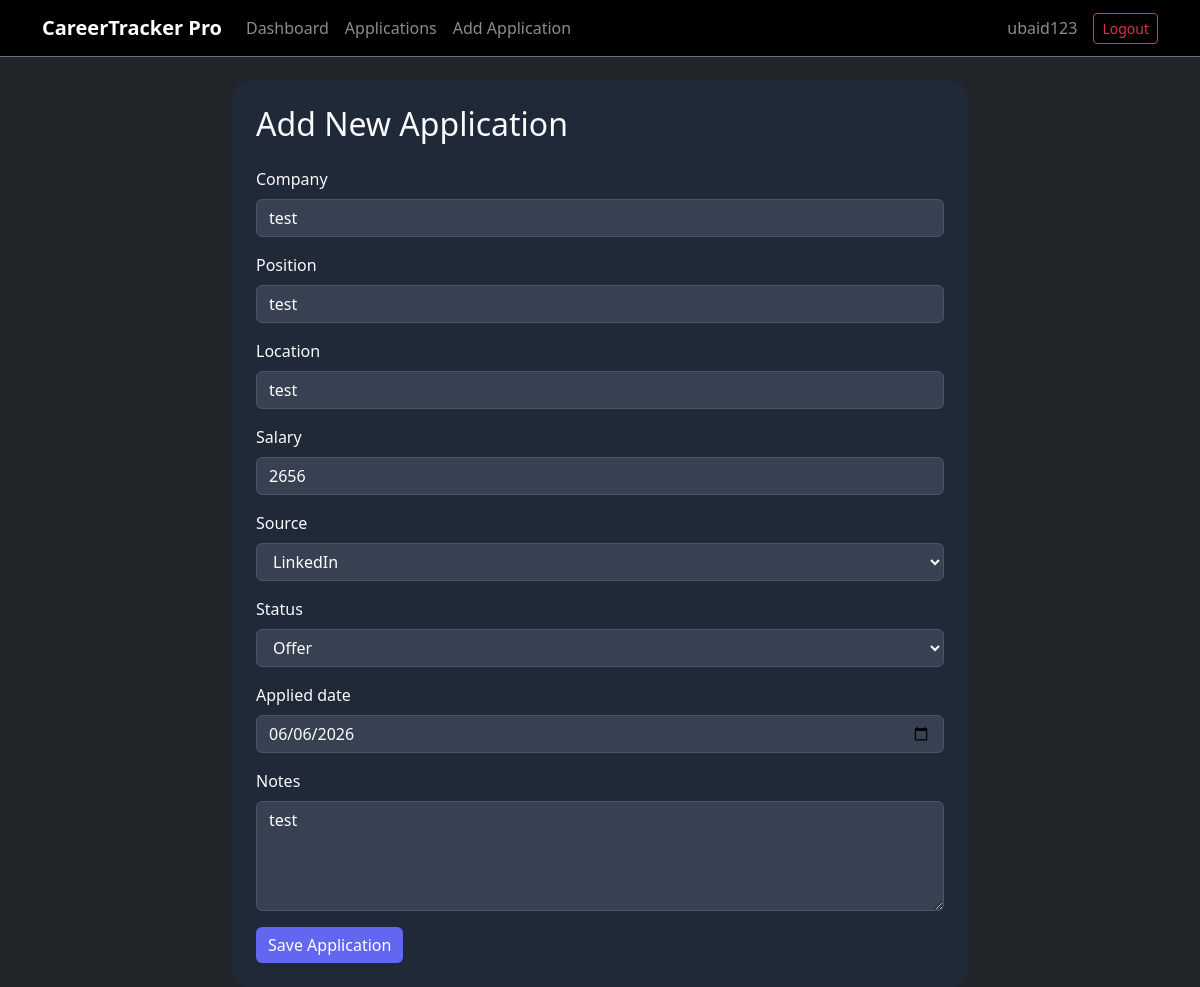
/applications/5/edit/ (signed in), run on the app's committed database.
### tracker/models.py (models this page shows, shortened)
class Application(models.Model):
    user = models.ForeignKey(
        User,
        on_delete=models.CASCADE,
        null=True,
        blank=True
    )
    STATUS_CHOICES = [
        ('Applied', 'Applied'),
        ('Screening', 'Screening'),
        ('Interview', 'Interview'),
        ('Offer', 'Offer'),
        ('Rejected', 'Rejected'),
    ]
    SOURCE_CHOICES = [
        ('LinkedIn', 'LinkedIn'),
        ('Rozee', 'Rozee'),
        ('Indeed', 'Indeed'),
        ('Referral', 'Referral'),
        ('Company Website', 'Company Website'),
    ]
    company = models.CharField(max_length=200)
    position = models.CharField(max_length=200)
    location = models.CharField(max_length=200, blank=True)
    salary = models.CharField(
        max_length=100,
        blank=True
    )
    source = models.CharField(
        max_length=50,
        choices=SOURCE_CHOICES
    )
    status = models.CharField(
        max_length=50,
        choices=STATUS_CHOICES,
        default='Applied'
    )
    applied_date = models.DateField()
    notes = models.TextField(
        blank=True
    )
    interview_date = models.DateField(
        null=True,
        blank=True
    )
    interview_time = models.TimeField(
        null=True,
        blank=True
    )
    created_at = models.DateTimeField(
        auto_now_add=True
    )
    updated_at = models.DateTimeField(
        auto_now=True
    )

### tracker/views.py (the view)
@login_required
def application_update(request, pk):
    application = get_object_or_404(
        Application,
        pk=pk,
        user=request.user
    )
    if request.method == "POST":
        form = ApplicationForm(
            request.POST,
            instance=application
        )
        if form.is_valid():
            form.save()
            return redirect(
                "application_list"
            )
    else:
        form = ApplicationForm(
            instance=application
        )
    return render(
        request,
        "tracker/application_form.html",
        {
            "form": form
        }
    )

### tracker/templates/tracker/application_form.html (shortened to what this page needs)
{% extends 'tracker/base.html' %}
{% block content %}
<div class="row justify-content-center">
    <div class="col-lg-8">
        <div class="card p-4">
            <h2 class="mb-4">
                Add New Application
            </h2>
            <form method="post">
                {% for field in form %}
                <div class="mb-3">
                    <label class="form-label">
                        {{ field.label }}
                    </label>
                    {{ field }}
                </div>
                {% endfor %}
                <button
                    type="submit"
                    class="btn btn-primary">
                    Save Application
                </button>
            </form>
        </div>
    </div>
</div>
{% endblock %}

### tracker/templates/tracker/navbar.html (shortened to what this page needs)
<nav class="navbar navbar-expand-lg navbar-dark bg-black border-bottom border-secondary">
    <div class="container">
        <a class="navbar-brand fw-bold"
           href="/">
            CareerTracker Pro
        </a>
        <div class="collapse navbar-collapse"
             id="navbarNav">
            <ul class="navbar-nav me-auto">
                <li class="nav-item">
                    <a class="nav-link"
                       href="/">
                        Dashboard
                    </a>
                </li>
                <li class="nav-item">
                    <a class="nav-link"
                       href="{% url 'application_list' %}">
                        Applications
                    </a>
                </li>
                <li class="nav-item">
                    <a class="nav-link"
                       href="{% url 'application_create' %}">
                        Add Application
                    </a>
                </li>
            </ul>
            {% if user.is_authenticated %}
            <span class="navbar-text me-3">
                {{ user.username }}
            </span>
            <form method="post"
                  action="{% url 'logout' %}">
                <button
                    type="submit"
                    class="btn btn-outline-danger btn-sm">
                    Logout
                </button>
            </form>
            {% endif %}
        </div>
    </div>
</nav>

### tracker/templates/tracker/base.html (style rules this page uses)
body { background:#111827; color:#f9fafb; }
.navbar { background:#0f172a; }
.card { background:#1f2937; border:none; border-radius:16px; }
.form-control, .form-select { background:#374151; border:1px solid #4b5563; color:white; appearance:auto; -webkit-appearance:auto; -moz-appearance:auto; }
.btn-primary { background:#6366f1; border:none; }
a { text-decoration:none; }
.form-label { color:#f9fafb; }
label { color:#f9fafb; }
.card h2, .card h3, .card h4, .card h5, .card h6, .card p, .card span { color:#f9fafb; }
.card { color:#f9fafb; }
.form-control::placeholder { color:#d1d5db; }
option { color:white; }

### data on the page
Application: form "test" "test" "test" "2656" "LinkedIn" "Offer" "06/06/2026" "test"

### other printed values
{{ user.username }} "ubaid123"
{{ field.label }} "Company" "Position" "Location" "Salary" "Source" "Status" "Applied date" "Notes"
